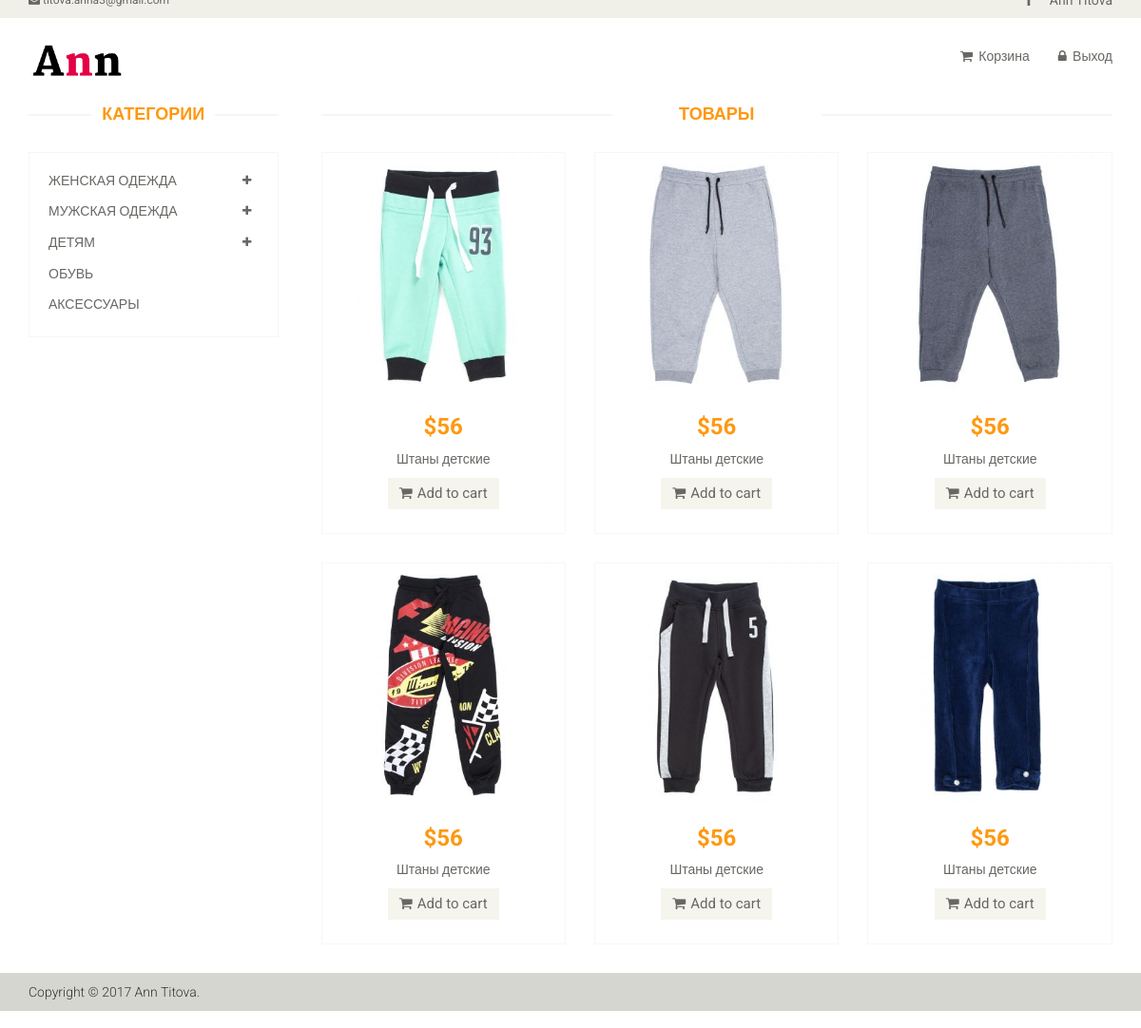
Screenshot of /magazin_child_trousers.php with the database file from the repository.
### tables this page shows
CREATE TABLE IF NOT EXISTS `products` (
  `id` int(111) NOT NULL AUTO_INCREMENT,
  `id_user` int(11) NOT NULL,
  `name` varchar(255) NOT NULL,
  `size` varchar(255) NOT NULL,
  `color` varchar(255) NOT NULL,
  `sezon` varchar(255) NOT NULL,
  `image` varchar(255) NOT NULL,
  `view` varchar(255) NOT NULL,
  `cart` int(11) NOT NULL,
  `price` varchar(255) NOT NULL,
  PRIMARY KEY (`id`)
);

### magazin_child_trousers.php (the view, shortened to what this page needs)
<?php include ("header.php"); ?>
				<div class="col-sm-9 padding-right">
					<div class="features_items">
						<h2 class="title text-center">Товары</h2>
												<?php
$res = mysql_query("SELECT * FROM products WHERE view = 'Childtrousers'") or die(mysql_error());
while($total = mysql_fetch_array($res)){
echo '
<div class="col-sm-4">
							<div class="product-image-wrapper">
								<div class="single-products">
									<div class="productinfo text-center">
										<img src="images/home/trousers/'. $total['image'] .'" alt="" />
										<h2>'. $total['price'] .'</h2>
										<p>'. $total['name'] .'</p>
										<a href="#" class="btn btn-default add-to-cart"><i class="fa fa-shopping-cart"></i>Add to cart</a>
									</div>
									<div class="product-overlay">
										<div class="overlay-content">
										<div class = "content-opis">
										<p>Цвет: '. $total['color'] .'</p>
										<p>Размер: '. $total['size'] .'</p>
										<p>Сезон: '. $total['sezon'] .'</p>
										</div>
											<h2>'. $total['price'] .'</h2>
											<p>'. $total['name'] .'</p>
											<form action = "cart.php?id='. $total['id'] .'" method="post">
											 <button type="submit" class = "submit"> <a  class="btn btn-default add-to-cart"><i class="fa fa-shopping-cart"></i>Add to cart</a></button>
											</form>
										</div>
									</div>
								</div>
							</div>
						</div>
';
}
						?>
					</div>
				</div>
			<?php
						include ("footer.php");?>

### css/main.css (style rules this page uses)
body { font-family: 'Roboto', sans-serif; background:; position: relative; font-weight:400px; }
a { -webkit-transition: 300ms; -moz-transition: 300ms; -o-transition: 300ms; transition: 300ms; }
h1, h2, h3, h4, h5, h6 { font-family: 'Roboto', sans-serif; }
.left-sidebar h2:after, h2.title:after { content: " "; position: absolute; border: 1px solid #f5f5f5; bottom:8px; left: 0; width: 100%; height: 0; z-index: -2; }
h2.title:before { content: " "; position: absolute; background: #fff; bottom: -6px; width: 220px; height: 30px; z-index: -1; left: 50%; margin-left: -110px; }
.padding-right { padding-right: 0; }
.features_items { overflow:hidden; }
h2.title { color: #FE980F; font-family: 'Roboto', sans-serif; font-size: 18px; font-weight: 700; margin: 0 15px; text-transform: uppercase; margin-bottom: 30px; position: relative; }
.product-image-wrapper { border:1px solid #F7F7F5; overflow: hidden; margin-bottom:30px; }
.single-products { position: relative; }
.productinfo h2 { color: #FE980F; font-family: 'Roboto', sans-serif; font-size: 24px; font-weight: 700; }
.productinfo p { font-family: 'Roboto', sans-serif; font-size: 14px; font-weight: 400; color: #696763; }
.productinfo img { width: 100%; }
.productinfo { position:relative; }
.product-overlay { background:#FE980F; top: 0; display: none; height: 0; position: absolute; transition: height 500ms ease 0s; width: 100%; display: block; opacity:; }
.product-overlay .overlay-content { bottom: 5%; position: absolute; bottom: 5%; text-align: center; width: 100%; }
.add-to-cart { background:#F5F5ED; border: 0 none; border-radius: 0; color: #696763; font-family: 'Roboto', sans-serif; font-size: 15px; margin-bottom: 25px; }
.add-to-cart i { margin-right:5px; }

### rows the page displays
products: image (picture), price "$56", name "Штаны детские"
products: image (picture), price "$56", name "Штаны детские"
products: image (picture), price "$56", name "Штаны детские"
products: image (picture), price "$56", name "Штаны детские"
products: image (picture), price "$56", name "Штаны детские"
products: image (picture), price "$56", name "Штаны детские"
